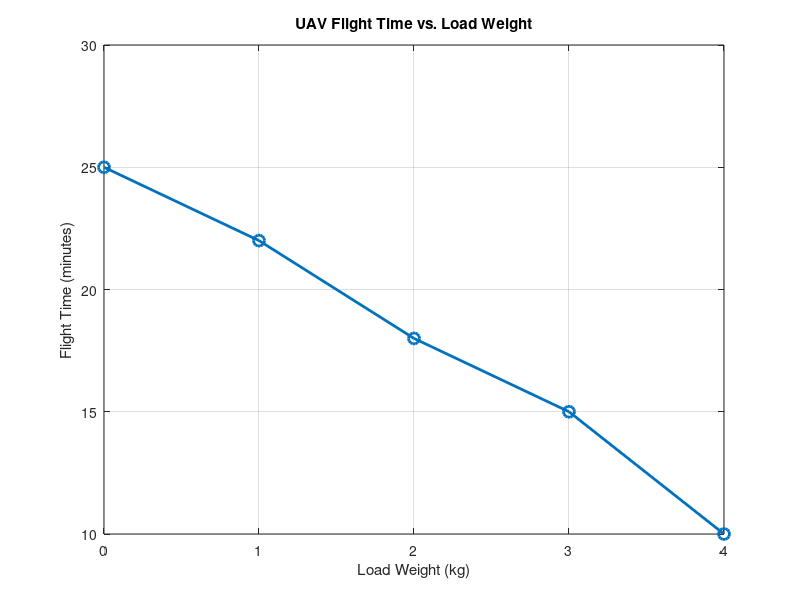

This chart was generated by the following MATLAB code:
% Test Scenarios for UAV Performance
clear; clc;

% Parameters
load_weights = [0, 1, 2, 3, 4]; % in kilograms
flight_times = [25, 22, 18, 15, 10]; % in minutes

% Plot performance
figure;
plot(load_weights, flight_times, '-o', 'LineWidth', 2, 'MarkerSize', 8);
xlabel('Load Weight (kg)');
ylabel('Flight Time (minutes)');
title('UAV Flight Time vs. Load Weight');
grid on;

% Display scenario analysis
for i = 1:length(load_weights)
    fprintf('Load: %d kg -> Flight Time: %d minutes\n', load_weights(i), flight_times(i));
end
